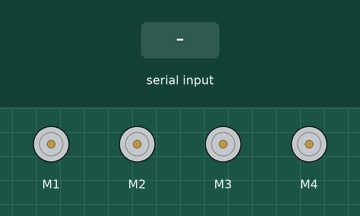
This sketch was run on a simulated Arduino Uno, built with avr-gcc and run on an emulated ATmega328P. Shown: 4 × DC motor (green arrow = forward, orange = backward, longer = faster). Inputs (shaded band) come from the test bench.

Above: at 1.2 s.
1.3 s: "F" received over Serial
At 2.2 s:
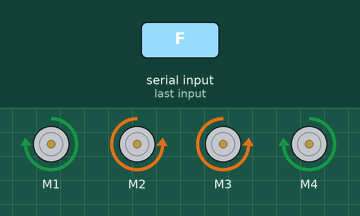
2.8 s: "B" received over Serial
At 3.4 s:
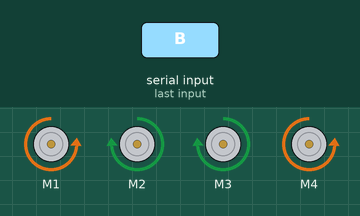
4.3 s: "L" received over Serial
At 5.5 s:
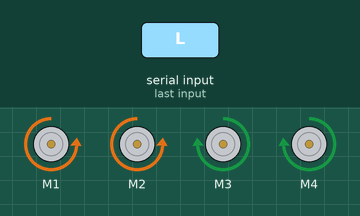
5.8 s: "R" received over Serial
At 6.9 s:
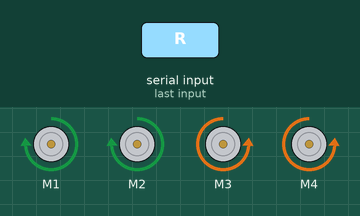
7.3 s: "I" received over Serial
At 8.0 s:
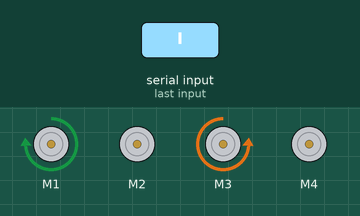
8.8 s: "G" received over Serial
At 9.1 s:
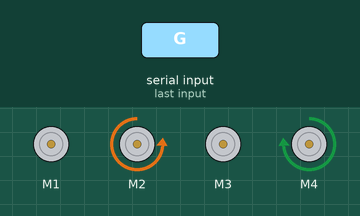
Timing chart, 0 to 11.3 s (numbered marks = the images above; inputs shaded):
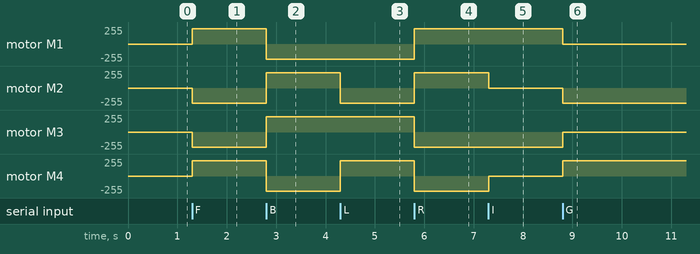

The sketch:

TESTDRIVEMECHANUM.ino
```cpp
//Test Drive Almeera Calon Hokage Konoha ke-9
#include <AFMotor.h>
AF_DCMotor motor1(1);
AF_DCMotor motor2(2);
AF_DCMotor motor3(3);
AF_DCMotor motor4(4);

int Speed = 230;
char value;
void setup() {
  Serial.begin(9600);
  motor1.setSpeed(Speed);
  motor2.setSpeed(Speed);
  motor3.setSpeed(Speed);
  motor4.setSpeed(Speed);
}

void loop() {
  if (Serial.available() > 0) {
    value = Serial.read();
  }
  if (value == 'F') {
    motor1.run(FORWARD);
    motor2.run(BACKWARD);
    motor3.run(BACKWARD);
    motor4.run(FORWARD);
  } else if (value == 'B') {
    motor1.run(BACKWARD);
    motor2.run(FORWARD);
    motor3.run(FORWARD);
    motor4.run(BACKWARD);
  } else if (value == 'L') {
    motor1.run(BACKWARD);
    motor2.run(BACKWARD);
    motor3.run(FORWARD);
    motor4.run(FORWARD);
  } else if (value == 'R') {
    motor1.run(FORWARD);
    motor2.run(FORWARD);
    motor3.run(BACKWARD);
    motor4.run(BACKWARD);
  } else if (value == 'I'){
      motor1.run (FORWARD);
      motor2.run (RELEASE);
      motor3.run (BACKWARD);
      motor4.run (RELEASE);
  } else if (value == 'G') {
    motor1.run (RELEASE);
    motor2.run (BACKWARD);
    motor3.run (RELEASE);
    motor4.run (FORWARD);
  } else if (value == 'J') {
    motor1.run (RELEASE);
    motor2.run (FORWARD);
    motor3.run (RELEASE);
    motor4.run (BACKWARD);
  } else if (value == 'H') {
    motor1.run (BACKWARD);
    motor2.run (RELEASE);
    motor3.run (FORWARD);
    motor4.run (RELEASE);
  } else {
    motor1.run(RELEASE);
    motor2.run(RELEASE);
    motor3.run(RELEASE);
    motor4.run(RELEASE);
  }
}
```

Measured:
- after the input at 1.3 s, motor M1, motor M4: stopped → forward 230/255 at once; motor M2, motor M3: stopped → backward 230/255 at once
- after the input at 2.8 s, motor M1, motor M4: forward 230/255 → backward 230/255 at once; motor M2, motor M3: backward 230/255 → forward 230/255 at once
- after the input at 4.3 s, motor M2: forward 230/255 → backward 230/255 at once; motor M4: backward 230/255 → forward 230/255 at once
- after the input at 5.8 s, motor M1, motor M2: backward 230/255 → forward 230/255 at once; motor M3, motor M4: forward 230/255 → backward 230/255 at once
- after the input at 7.3 s, motor M2: forward 230/255 → stopped at once; motor M4: backward 230/255 → stopped at once
- after the input at 8.8 s, motor M1: forward 230/255 → stopped at once; motor M2: stopped → backward 230/255 at once; motor M3: backward 230/255 → stopped at once; motor M4: stopped → forward 230/255 at once
